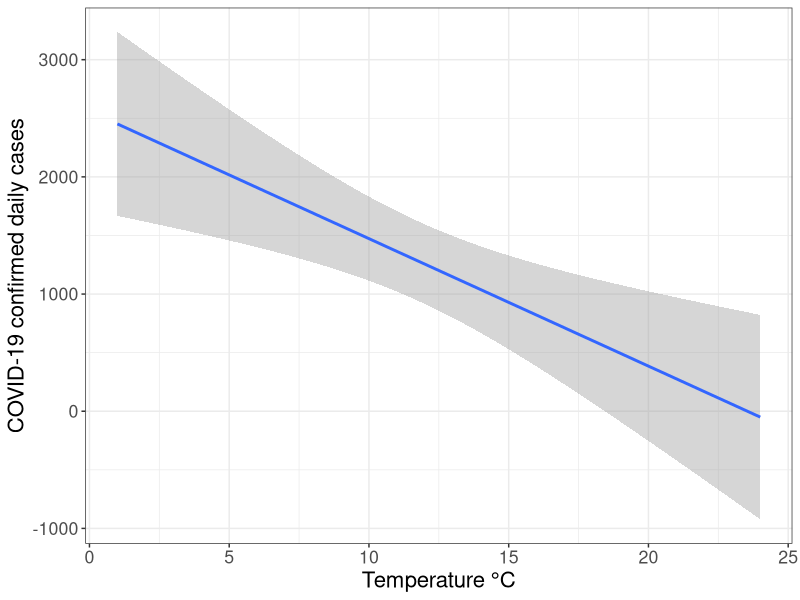
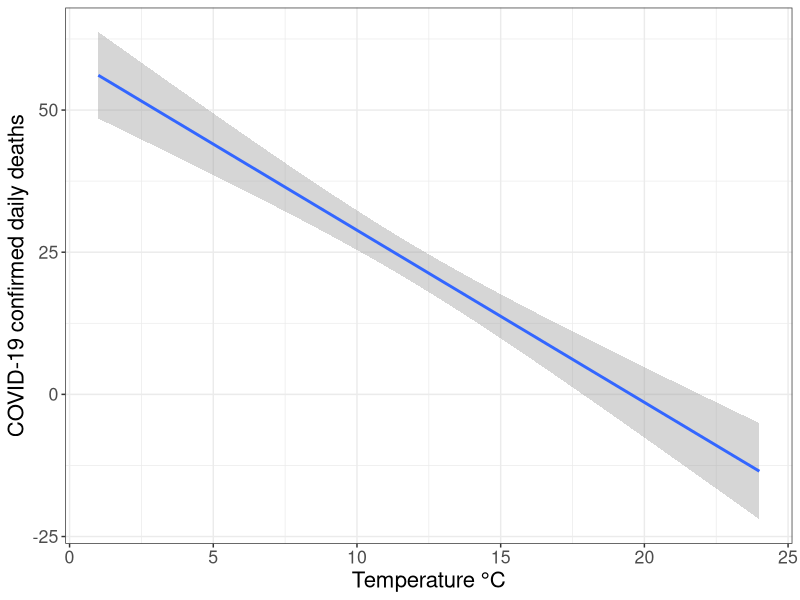

Write the R code that produced these figures, in order.
data <- read.csv("COVID19SwitzerlandDataset.csv",header = FALSE) #upload the dataset for COVID-19 data in Switzerland from 4.3.2020 until 8.12.2020
colnames(data) <- c("Cases","SmoothCases","Temp","Deaths","SmoothDeaths","Index") #add headers for the columns
head(data) 
install.packages( "ggplot2") #download ggplot2 package
library(ggplot2)
library(nlme)
library(mgcv)  
#GAM for evaluating the relationship between the temperature data and the number of daily confirmed COVID-19 cases     
model <- gam(Cases ~ Temp, data=data, method="REML")  
summary(model)
#plot the results
ggplot(data, aes(y=Cases,x=Temp)) + geom_smooth(method = "gam", formula = y ~ x) +  labs(y="COVID-19 confirmed daily cases", x="Temperature °C") + theme_bw() + theme(text = element_text(size=16))

#GAM for evaluating the relationship between the temperature data and the number of daily confirmed COVID-19 cases
model <- gam(Deaths ~ Temp, data=data, method="REML") 
summary(model)
#plot the results
ggplot(data, aes(y=Deaths,x=Temp)) + geom_smooth(method = "gam", formula = y ~ x) +  labs(y="COVID-19 confirmed daily deaths", x="Temperature °C") + theme_bw() + theme(text = element_text(size=16))